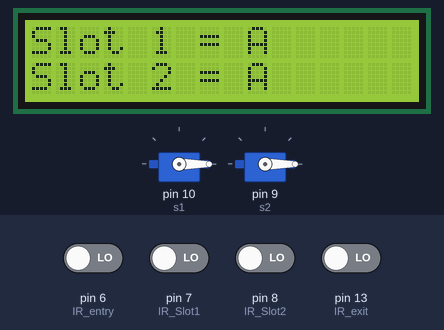
Simulated run of this sketch. Board: Arduino Uno, built with avr-gcc and run on an emulated ATmega328P. Shown: 2 × servo, 16×2 character LCD. Inputs (shaded band) come from the test bench; at power-on: pin 6 (IR_entry), pin 7 (IR_Slot1), pin 8 (IR_Slot2), pin 13 (IR_exit) LOW.

Above: at 5.2 s.
5.3 s: pin 7 (IR_Slot1) driven HIGH
At 6.5 s:
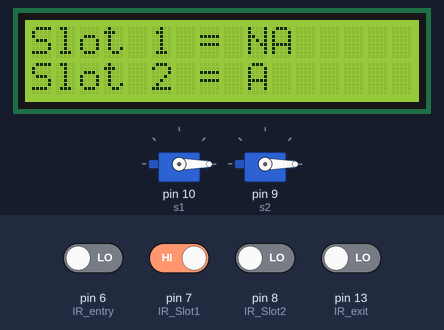
6.8 s: pin 8 (IR_Slot2) driven HIGH
At 7.7 s:
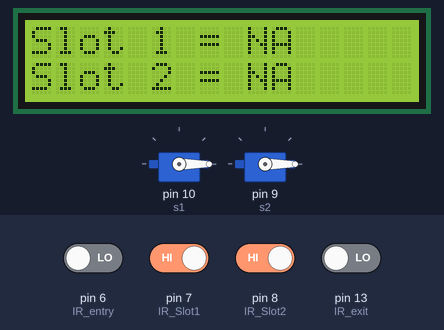
8.3 s: pin 7 (IR_Slot1) driven LOW
At 8.8 s:
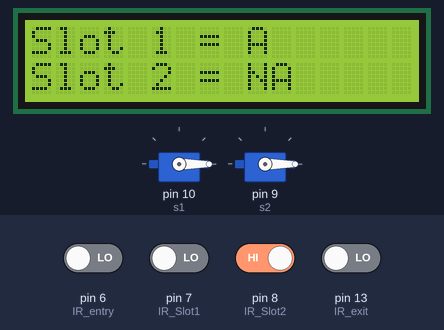
9.8 s: pin 6 (IR_entry) driven HIGH
At 10.8 s:
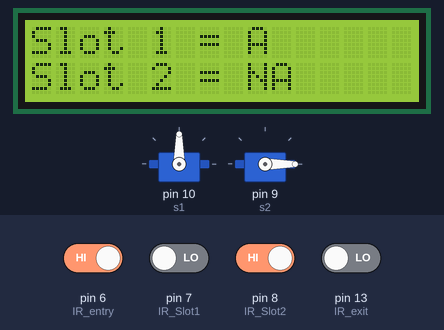
12.8 s: pin 13 (IR_exit) driven HIGH
At 14.3 s:
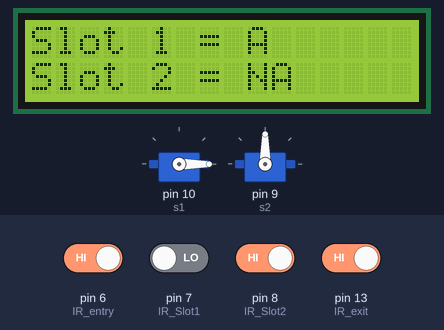
15.8 s: pin 8 (IR_Slot2) driven LOW
At 18.0 s:
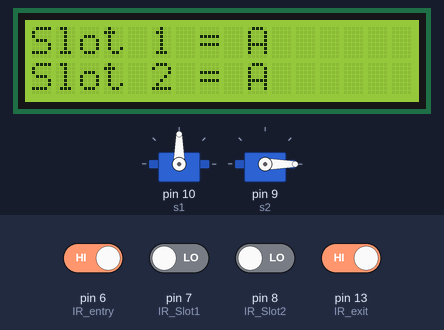
Timing chart, 0 to 19.8 s (numbered marks = the images above; inputs shaded):
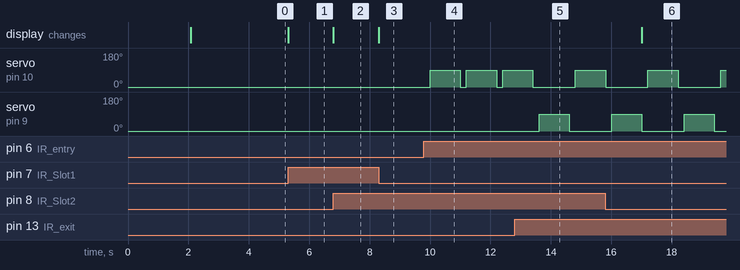

The sketch:

Smart_Parking_System.ino
```cpp
#include <LiquidCrystal.h>

#include <Servo.h>


Servo s1, s2;

#define IR_Slot1 7
#define IR_Slot2 8
#define IR_entry 6
#define IR_exit 13

LiquidCrystal lcd(12, 11, 5, 4, 3, 2);

void setup()
{
  s1.attach(10);
  s2.attach(9);

  s1.write(0);
  s2.write(0);

  pinMode(IR_Slot1, INPUT);
  pinMode(IR_Slot2, INPUT);
  pinMode(IR_entry, INPUT);
  pinMode(IR_exit, INPUT);

  lcd.begin(16, 2);
  lcd.print("Smart Parking");
  lcd.setCursor(0,1);
  lcd.print("   System");
  delay(2000);
  lcd.clear();

  lcd.setCursor(0,0);
  lcd.print("Slot 1 = A  ");
  lcd.setCursor(0,1);
  lcd.print("Slot 2 = A  ");
  delay(2000);
}

void loop()
{
  // Update Slot 1 Status
  if(digitalRead(IR_Slot1) == HIGH)
  {
    lcd.setCursor(0, 0);
    lcd.print("Slot 1 = NA ");
  }
  else
  {
    lcd.setCursor(0, 0);
    lcd.print("Slot 1 = A  ");
  }

  // Update Slot 2 Status
  if(digitalRead(IR_Slot2) == HIGH)
  {
    lcd.setCursor(0, 1);
    lcd.print("Slot 2 = NA ");
  }
  else
  {
    lcd.setCursor(0, 1);
    lcd.print("Slot 2 = A  ");
  }

  // Entry Gate Control
  if(digitalRead(IR_entry) == HIGH)
  {
    delay(200);  // Debounce
    if(digitalRead(IR_entry) == HIGH)
    {
      s1.write(90);
      delay(1000);
      s1.write(0);
    }
  }

  // Exit Gate Control
  if(digitalRead(IR_exit) == HIGH)
  {
    delay(200);  // Debounce
    if(digitalRead(IR_exit) == HIGH)
    {
      s2.write(90);
      delay(1000);
      s2.write(0);
    }
  }
}
```

Measured:
- after the input at 5.3 s, the display: changes at once (image 1)
- after the input at 6.8 s, the display: changes at once (image 2)
- after the input at 8.3 s, the display: changes at once (image 3)
- after the input at 9.8 s, servo on pin 10 (s1): alternates 90° for 1.0 s and 0° for 0.20 s, starting after 0.20 s
- after the input at 12.8 s, servo on pin 9 (s2): 0° → 90° after 0.81 s, → 0° 1.0 s later
- after the input at 15.8 s, the display: changes after 1.2 s (image 6)
